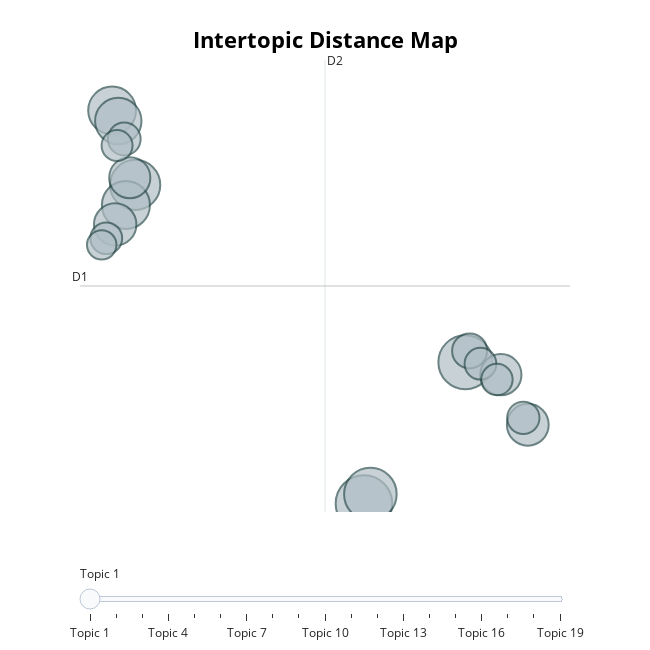

Notebook code for this chart:
### Code cell
topic_model.visualize_topics()

### Figure 1 — Plotly figure (JSON) as saved in the notebook; plotly's stock layout.template omitted (floating-point values rounded to 4 significant figures)
{"data": [{"customdata": [[1, "router | the | to | and | it", 416], [2, "blades | these | they | planer | are", 379], [3, "drill | the | it | and | is", 359], [4, "sander | the | it | and | to", 327], [5, "saw | it | and | this | is", 300], [6, "product | great | shipping | as | fast", 297], [7, "pad | replacement | sander | fit | the", 280], [8, "tool | good | it | very | great", 234], [9, "base | the | mobile | to | and", 227], [10, "the | saw | scroll | to | and", 221], [11, "belt | sander | the | to | and", 220], [12, "joiner | biscuits | the | and | biscuit", 159], [13, "dust | sander | the | hose | it", 140], [14, "table | the | to | and | of", 136], [15, "what | he | husband | for | needed", 131], [16, "guide | edge | router | the | to", 131], [17, "press | the | drill | to | delta", 128], [18, "dust | bag | the | bags | filter", 125], [19, "works | great | worked | work | fine", 113]], "hovertemplate": "<b>Topic %{customdata[0]}</b><br>Words: %{customdata[1]}<br>Size: %{customdata[2]}", "legendgroup": "", "marker": {"color": "#B0BEC5", "line": {"color": "DarkSlateGrey", "width": 2}, "size": [416, 379, 359, 327, 300, 297, 280, 234, 227, 221, 220, 159, 140, 136, 131, 131, 128, 125, 113], "sizemode": "area", "sizeref": 0.26, "symbol": "circle"}, "mode": "markers", "name": "", "orientation": "v", "showlegend": false, "type": "scatter", "x": [4.781, 8.907, 5.041, -4.528, -4.905, -5.467, -5.216, -5.342, 11.45, 10.35, -4.749, 9.079, -4.975, 11.27, -5.704, 9.52, 10.19, -5.266, -5.89], "xaxis": "x", "y": [-1.564, 2.357, -1.303, 7.273, 6.716, 9.338, 9.045, 6.178, 0.6213, 2.01, 7.474, 2.67, 8.547, 0.8143, 5.794, 2.314, 1.876, 8.365, 5.611], "yaxis": "y"}], "layout": {"annotations": [{"showarrow": false, "text": "D1", "x": -6.774, "y": 4.47, "yshift": 10}, {"showarrow": false, "text": "D2", "x": 3.195, "xshift": 10, "y": 10.74}], "height": 650, "hoverlabel": {"bgcolor": "white", "font": {"family": "Rockwell", "size": 16}}, "legend": {"itemsizing": "constant", "tracegroupgap": 0}, "margin": {"t": 60}, "shapes": [{"line": {"color": "#CFD8DC", "width": 2}, "type": "line", "x0": 3.195, "x1": 3.195, "y0": -1.798, "y1": 10.74}, {"line": {"color": "#9E9E9E", "width": 2}, "type": "line", "x0": -6.774, "x1": 13.16, "y0": 4.47, "y1": 4.47}], "sliders": [{"active": 0, "pad": {"t": 50}, "steps": [{"args": [{"marker.color": [["red", "#B0BEC5", "#B0BEC5", "#B0BEC5", "#B0BEC5", "#B0BEC5", "#B0BEC5", "#B0BEC5", "#B0BEC5", "#B0BEC5", "#B0BEC5", "#B0BEC5", "#B0BEC5", "#B0BEC5", "#B0BEC5", "#B0BEC5", "#B0BEC5", "#B0BEC5", "#B0BEC5"]]}], "label": "Topic 1", "method": "update"}, {"args": [{"marker.color": [["#B0BEC5", "red", "#B0BEC5", "#B0BEC5", "#B0BEC5", "#B0BEC5", "#B0BEC5", "#B0BEC5", "#B0BEC5", "#B0BEC5", "#B0BEC5", "#B0BEC5", "#B0BEC5", "#B0BEC5", "#B0BEC5", "#B0BEC5", "#B0BEC5", "#B0BEC5", "#B0BEC5"]]}], "label": "Topic 2", "method": "update"}, {"args": [{"marker.color": [["#B0BEC5", "#B0BEC5", "red", "#B0BEC5", "#B0BEC5", "#B0BEC5", "#B0BEC5", "#B0BEC5", "#B0BEC5", "#B0BEC5", "#B0BEC5", "#B0BEC5", "#B0BEC5", "#B0BEC5", "#B0BEC5", "#B0BEC5", "#B0BEC5", "#B0BEC5", "#B0BEC5"]]}], "label": "Topic 3", "method": "update"}, {"args": [{"marker.color": [["#B0BEC5", "#B0BEC5", "#B0BEC5", "red", "#B0BEC5", "#B0BEC5", "#B0BEC5", "#B0BEC5", "#B0BEC5", "#B0BEC5", "#B0BEC5", "#B0BEC5", "#B0BEC5", "#B0BEC5", "#B0BEC5", "#B0BEC5", "#B0BEC5", "#B0BEC5", "#B0BEC5"]]}], "label": "Topic 4", "method": "update"}, {"args": [{"marker.color": [["#B0BEC5", "#B0BEC5", "#B0BEC5", "#B0BEC5", "red", "#B0BEC5", "#B0BEC5", "#B0BEC5", "#B0BEC5", "#B0BEC5", "#B0BEC5", "#B0BEC5", "#B0BEC5", "#B0BEC5", "#B0BEC5", "#B0BEC5", "#B0BEC5", "#B0BEC5", "#B0BEC5"]]}], "label": "Topic 5", "method": "update"}, {"args": [{"marker.color": [["#B0BEC5", "#B0BEC5", "#B0BEC5", "#B0BEC5", "#B0BEC5", "red", "#B0BEC5", "#B0BEC5", "#B0BEC5", "#B0BEC5", "#B0BEC5", "#B0BEC5", "#B0BEC5", "#B0BEC5", "#B0BEC5", "#B0BEC5", "#B0BEC5", "#B0BEC5", "#B0BEC5"]]}], "label": "Topic 6", "method": "update"}, {"args": [{"marker.color": [["#B0BEC5", "#B0BEC5", "#B0BEC5", "#B0BEC5", "#B0BEC5", "#B0BEC5", "red", "#B0BEC5", "#B0BEC5", "#B0BEC5", "#B0BEC5", "#B0BEC5", "#B0BEC5", "#B0BEC5", "#B0BEC5", "#B0BEC5", "#B0BEC5", "#B0BEC5", "#B0BEC5"]]}], "label": "Topic 7", "method": "update"}, {"args": [{"marker.color": [["#B0BEC5", "#B0BEC5", "#B0BEC5", "#B0BEC5", "#B0BEC5", "#B0BEC5", "#B0BEC5", "red", "#B0BEC5", "#B0BEC5", "#B0BEC5", "#B0BEC5", "#B0BEC5", "#B0BEC5", "#B0BEC5", "#B0BEC5", "#B0BEC5", "#B0BEC5", "#B0BEC5"]]}], "label": "Topic 8", "method": "update"}, {"args": [{"marker.color": [["#B0BEC5", "#B0BEC5", "#B0BEC5", "#B0BEC5", "#B0BEC5", "#B0BEC5", "#B0BEC5", "#B0BEC5", "red", "#B0BEC5", "#B0BEC5", "#B0BEC5", "#B0BEC5", "#B0BEC5", "#B0BEC5", "#B0BEC5", "#B0BEC5", "#B0BEC5", "#B0BEC5"]]}], "label": "Topic 9", "method": "update"}, {"args": [{"marker.color": [["#B0BEC5", "#B0BEC5", "#B0BEC5", "#B0BEC5", "#B0BEC5", "#B0BEC5", "#B0BEC5", "#B0BEC5", "#B0BEC5", "red", "#B0BEC5", "#B0BEC5", "#B0BEC5", "#B0BEC5", "#B0BEC5", "#B0BEC5", "#B0BEC5", "#B0BEC5", "#B0BEC5"]]}], "label": "Topic 10", "method": "update"}, {"args": [{"marker.color": [["#B0BEC5", "#B0BEC5", "#B0BEC5", "#B0BEC5", "#B0BEC5", "#B0BEC5", "#B0BEC5", "#B0BEC5", "#B0BEC5", "#B0BEC5", "red", "#B0BEC5", "#B0BEC5", "#B0BEC5", "#B0BEC5", "#B0BEC5", "#B0BEC5", "#B0BEC5", "#B0BEC5"]]}], "label": "Topic 11", "method": "update"}, {"args": [{"marker.color": [["#B0BEC5", "#B0BEC5", "#B0BEC5", "#B0BEC5", "#B0BEC5", "#B0BEC5", "#B0BEC5", "#B0BEC5", "#B0BEC5", "#B0BEC5", "#B0BEC5", "red", "#B0BEC5", "#B0BEC5", "#B0BEC5", "#B0BEC5", "#B0BEC5", "#B0BEC5", "#B0BEC5"]]}], "label": "Topic 12", "method": "update"}, {"args": [{"marker.color": [["#B0BEC5", "#B0BEC5", "#B0BEC5", "#B0BEC5", "#B0BEC5", "#B0BEC5", "#B0BEC5", "#B0BEC5", "#B0BEC5", "#B0BEC5", "#B0BEC5", "#B0BEC5", "red", "#B0BEC5", "#B0BEC5", "#B0BEC5", "#B0BEC5", "#B0BEC5", "#B0BEC5"]]}], "label": "Topic 13", "method": "update"}, {"args": [{"marker.color": [["#B0BEC5", "#B0BEC5", "#B0BEC5", "#B0BEC5", "#B0BEC5", "#B0BEC5", "#B0BEC5", "#B0BEC5", "#B0BEC5", "#B0BEC5", "#B0BEC5", "#B0BEC5", "#B0BEC5", "red", "#B0BEC5", "#B0BEC5", "#B0BEC5", "#B0BEC5", "#B0BEC5"]]}], "label": "Topic 14", "method": "update"}, {"args": [{"marker.color": [["#B0BEC5", "#B0BEC5", "#B0BEC5", "#B0BEC5", "#B0BEC5", "#B0BEC5", "#B0BEC5", "#B0BEC5", "#B0BEC5", "#B0BEC5", "#B0BEC5", "#B0BEC5", "#B0BEC5", "#B0BEC5", "red", "#B0BEC5", "#B0BEC5", "#B0BEC5", "#B0BEC5"]]}], "label": "Topic 15", "method": "update"}, {"args": [{"marker.color": [["#B0BEC5", "#B0BEC5", "#B0BEC5", "#B0BEC5", "#B0BEC5", "#B0BEC5", "#B0BEC5", "#B0BEC5", "#B0BEC5", "#B0BEC5", "#B0BEC5", "#B0BEC5", "#B0BEC5", "#B0BEC5", "#B0BEC5", "red", "#B0BEC5", "#B0BEC5", "#B0BEC5"]]}], "label": "Topic 16", "method": "update"}, {"args": [{"marker.color": [["#B0BEC5", "#B0BEC5", "#B0BEC5", "#B0BEC5", "#B0BEC5", "#B0BEC5", "#B0BEC5", "#B0BEC5", "#B0BEC5", "#B0BEC5", "#B0BEC5", "#B0BEC5", "#B0BEC5", "#B0BEC5", "#B0BEC5", "#B0BEC5", "red", "#B0BEC5", "#B0BEC5"]]}], "label": "Topic 17", "method": "update"}, {"args": [{"marker.color": [["#B0BEC5", "#B0BEC5", "#B0BEC5", "#B0BEC5", "#B0BEC5", "#B0BEC5", "#B0BEC5", "#B0BEC5", "#B0BEC5", "#B0BEC5", "#B0BEC5", "#B0BEC5", "#B0BEC5", "#B0BEC5", "#B0BEC5", "#B0BEC5", "#B0BEC5", "red", "#B0BEC5"]]}], "label": "Topic 18", "method": "update"}, {"args": [{"marker.color": [["#B0BEC5", "#B0BEC5", "#B0BEC5", "#B0BEC5", "#B0BEC5", "#B0BEC5", "#B0BEC5", "#B0BEC5", "#B0BEC5", "#B0BEC5", "#B0BEC5", "#B0BEC5", "#B0BEC5", "#B0BEC5", "#B0BEC5", "#B0BEC5", "#B0BEC5", "#B0BEC5", "red"]]}], "label": "Topic 19", "method": "update"}]}], "title": {"font": {"color": "Black", "size": 22}, "text": "<b>Intertopic Distance Map", "x": 0.5, "xanchor": "center", "y": 0.95, "yanchor": "top"}, "width": 650, "xaxis": {"anchor": "y", "domain": [0, 1], "range": [-6.774, 13.16], "title": {"text": ""}, "visible": false}, "yaxis": {"anchor": "x", "domain": [0, 1], "range": [-1.798, 10.74], "title": {"text": ""}, "visible": false}}}
